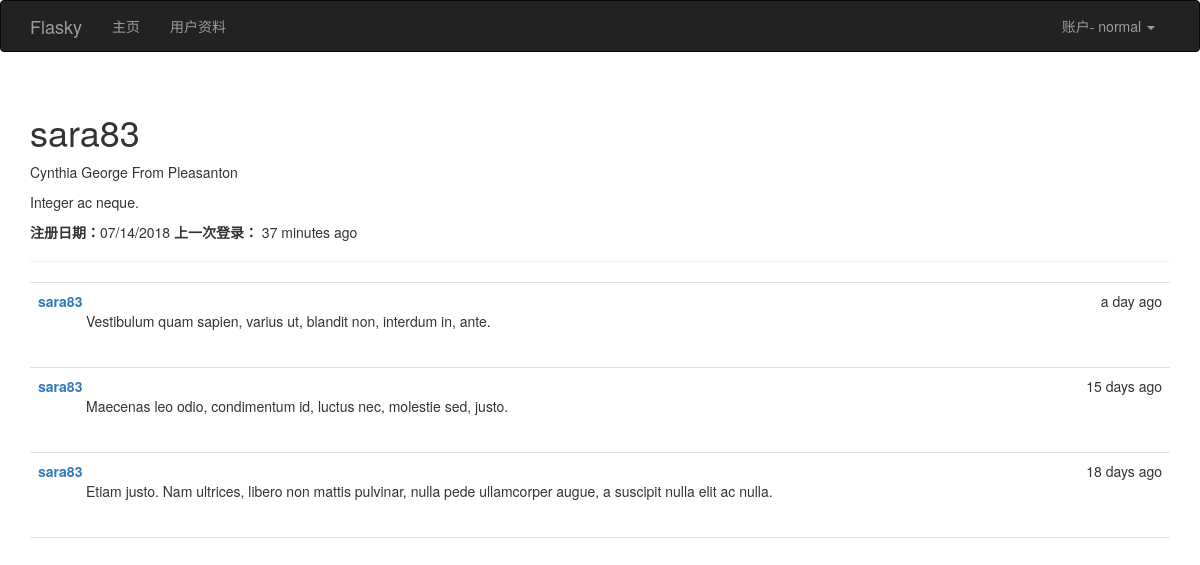
Screenshot of /user/sara83 (signed in) with the database file from the repository.
### app/models.py (models this page shows, shortened)
class User(UserMixin, db.Model):
    __tablename__ = 'users'
    id = db.Column(db.Integer, primary_key=True)
    username = db.Column(db.String(64), unique=True, index=True)
    email = db.Column(db.String(64), unique=True,index=True)
    role_id = db.Column(db.Integer, db.ForeignKey('roles.id'))
    password_hash = db.Column(db.String(128))
    confirmed = db.Column(db.Boolean, default= False)
    name = db.Column(db.String(64))
    location = db.Column(db.String(128))
    about_me = db.Column(db.Text())
    member_since = db.Column(db.DateTime(), default=datetime.utcnow)
    last_seen = db.Column(db.DateTime(), default=datetime.utcnow)
    posts = db.relationship('Post', backref='author', lazy='dynamic')
    @property
    def password(self):
        raise AttributeError('password is not a readable attribute')
    def can(self, permission):
        return self.role is not None and self.role.permissions & permission == permission
    def is_administrator(self):
        return self.can(Permission.ADMINISTER)
    def ping(self):
        self.last_seen = datetime.utcnow()
        db.session.add(self)

class Post(db.Model):
    __tablename__ = 'posts'
    id = db.Column(db.Integer, primary_key=True)
    body = db.Column(db.Text)
    timestamp = db.Column(db.DateTime, index=True, default=datetime.utcnow)
    author_id = db.Column(db.Integer, db.ForeignKey('users.id'))

### app/main/views.py (the view)
@main.route('/user/<username>')
def user(username):
    user = User.query.filter_by(username= username).first()
    if user is None:
        abort(404)
    posts = user.posts.order_by(Post.timestamp.desc()).all()
    return render_template('user.html', user=user, posts=posts)

### app/auth/views.py (called while the page is built)
@auth.before_app_request
def before_request():
    if current_user.is_authenticated:
        current_user.ping()
        if not current_user.confirmed and request.endpoint[:5] != 'auth.':
            return redirect(url_for('auth.unconfirmed'))

### app/main/__init__.py (called while the page is built)
@main.app_context_processor
def inject_permissions():
    return dict(Permission=Permission)

### app/models.py (called while the page is built)
@login_manager.user_loader
def load_user(user_id):
    return User.query.get(int(user_id))

### app/templates/user.html (shortened to what this page needs)
{%  extends "base.html" %}
{%  import "bootstrap/wtf.html" as wtf %}
{% block page_content %}
    <div class="page-header">
        <h1>  {{ user.username }} </h1>
        <p>
        {% if user.name %} {{ user.name }}  {% endif %}
         {% if user.location %}
           From  {{ user.location }}
        {% endif %}
        </p>
      {% if user.about_me %}  <p>{{ user.about_me }} </p> {% endif %}
     <p>
         <b>注册日期：</b>{{ moment(user.member_since).format('L') }}
         <b>上一次登录：</b> {{ moment(user.last_seen).fromNow(refresh=True) }}
     </p>
    </div>
      {%  include '_posts.html' %}
{% endblock %}

### app/templates/base.html (shortened to what this page needs)
{% extends "bootstrap/base.html" %}
{% block head %}
{{ super() }}
<link rel="stylesheet" type="text/css" href="{{ url_for('static', filename='style.css') }}">
{% endblock %}
{% block navbar %}
<div class="navbar navbar-inverse" role="navigation">
    <div class="container">
        <div class="navbar-header">
            <a class="navbar-brand" href="{{ url_for('main.index') }}">Flasky</a>
        </div>
        <div class="navbar-collapse collapse">
            <ul class="nav navbar-nav">
                <li><a href="{{ url_for('main.index') }}">主页</a></li>
                {%  if current_user.is_authenticated %}
                    <li><a href="{{  url_for('main.user', username=current_user.username) }}">用户资料</a></li>
                {%  endif %}
            </ul>
            <ul class="nav navbar-nav navbar-right">
                {% if current_user.is_authenticated %}
                <li class="dropdown">
                <a href="#" class="dropdown-toggle" data-toggle="dropdown">账户- {{ current_user.username }} <b class="caret"></b></a>
                </li>
                {% else %}
                <li><a href="{{ url_for('auth.login') }}">登录</a></li>
                {% endif %}
            </ul>
        </div>
    </div>
</div>
{% endblock %}
{% block content %}
<div class="container">
    {% block page_content %}{% endblock %}
</div>
{% endblock %}

### app/templates/_posts.html
  <ul class="posts">
        {% for post in posts %}
            <li class="post">
                <div class="post-date">
                    {{ moment(post.timestamp).fromNow() }}
                </div>
                <div class="post-author">
                    <a href="{{ url_for('.user', username=post.author.username) }}">{{ post.author.username }}</a>
                </div>
                <div class="post-content">
                    {{ post.body }}
                </div>
            </li>
        {% endfor %}
    </ul>

### app/static/style.css (style rules this page uses)
ul.posts { list-style-type: none; padding: 0px; margin: 16px 0px 0px 0px; border-top: 1px solid #e0e0e0; }
ul.posts li.post { padding: 8px; border-bottom: 1px solid #e0e0e0; }
div.post-date { float: right; }
div.post-author { font-weight: bold; }
div.post-content { margin-left: 48px; min-height: 48px; }

### rows the page displays
User: username "normal"
User: username "sara83", name "Cynthia George", location "Pleasanton", about_me "Integer ac neque.", member_since "07/14/2018", last_seen "37 minutes ago"
Post: timestamp "a day ago", author.username "sara83", body "Vestibulum quam sapien, varius ut, blandit non, interdum in, ante."
Post: timestamp "15 days ago", author.username "sara83", body "Maecenas leo odio, condimentum id, luctus nec, molestie sed, justo."
Post: timestamp "18 days ago", author.username "sara83", body "Etiam justo. Nam ultrices, libero non mattis pulvinar, nulla pede ullamcorper augue, a suscipit nulla elit ac nulla."
